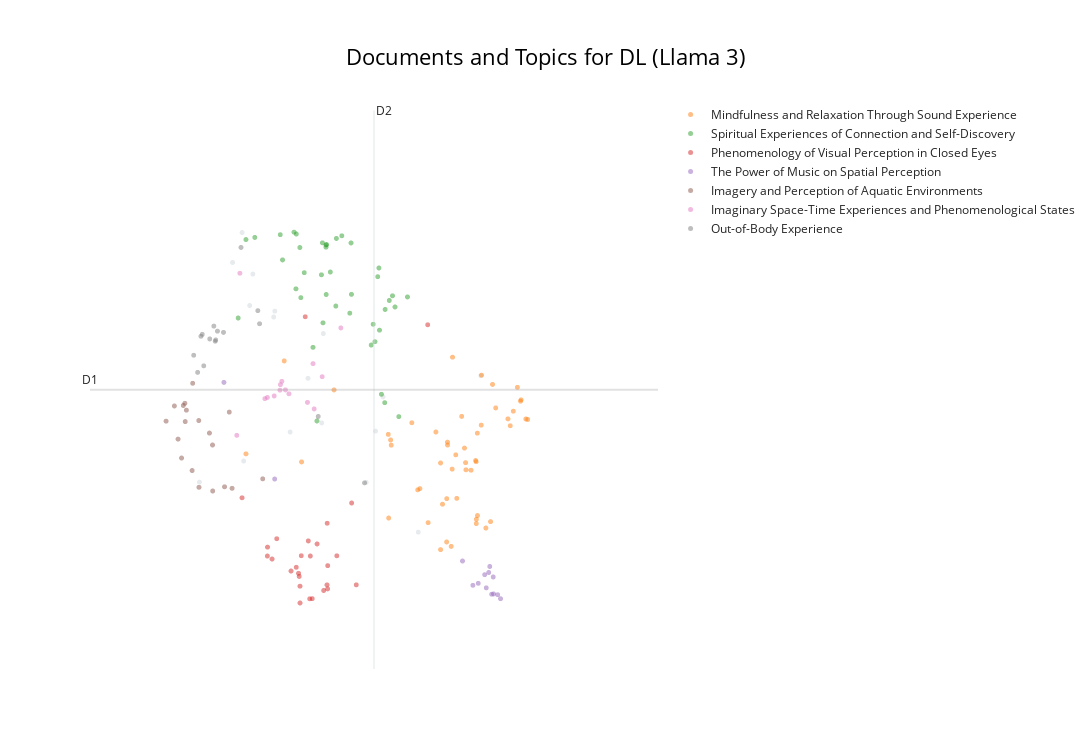
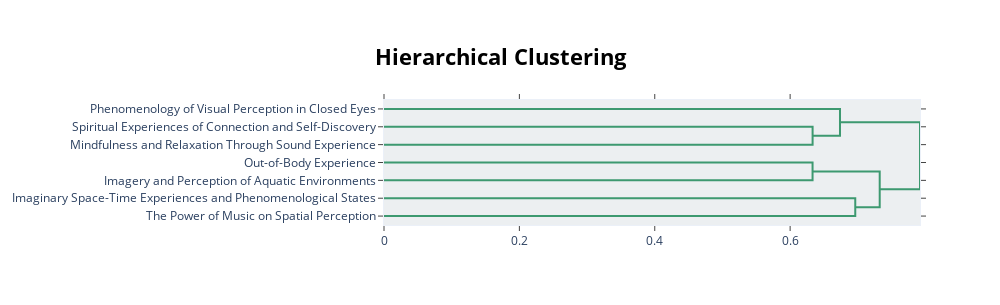

Here is the notebook cell these charts were saved with, in order:
### Markdown cell above
### Visualisation

### Code cell
# Basic visu (to compare with visu before LLM labelling)
display(topic_model.visualize_documents(df_reports, title=f"Documents and Topics for {condition} (Llama 3)",
hide_annotations=True, hide_document_hover=False, custom_labels=True))


# Datammaplot visu 
reduced_embeddings = UMAP(
    n_neighbors=int(chosen_params['n_neighbors']),
    n_components=2, #reduced embedding to 2D for visualization
    min_dist=float(chosen_params['min_dist']),
    metric='cosine',
    random_state=random_seed
).fit_transform(embeddings)

datamapplot.create_plot(
   reduced_embeddings,
   all_labels,
   label_font_size=15,
   title=f"{condition}: Topic representations with Llama 3",
   sub_title="Labeled with `llama-3-8b-instruct` (representations on reduced 2D embeddings)",
   label_wrap_width=20,
   use_medoids=True
)

# hierarchical visu
display(topic_model.visualize_hierarchy(custom_labels=True))

### Figure 1 — Plotly figure (JSON) as saved in the notebook; plotly's stock layout.template omitted (floating-point values rounded to 4 significant figures)
{"data": [{"hoverinfo": "text", "hovertext": ["I became a white egret from a dream last week.", "I was a little afraid at thinking of the gas chambers.", "I was struggling because my mind would go back to a string of thoughts, and to get out of it I had to take a very deep breath.", "I embraced my inner child, allowed it to sulk, scream and cry, coming out with a mix of intense feelings but knowing that I could handle them.", "It was so quick; in and then out.", "The thought of this not working\nbut in the dream\nin another place.", "There was a being there called Evelyn.", "Anxiety, loneliness, my inner child screaming for love, screeching.", "I saw concave and convex and the hot orange oscillating of being inside a volcano.", "I had a vision of string theory—that everything in the physical world is connected by invisible string particles and concatenations.", "My heart expanded and I opened my wings to hold the room.", "I was awake the whole time; I could not relax or switch off.", "I could see how we are all just little sensory machines moving through this realm, bumping off sounds, colours and emotions.", "I was everywhere... I saw my partner's nose, her eyes, her glasses, everything like a molecule of air given eyes.", "No one there, not even me.", "I then found myself returning to the world and countryside and gradually getting back to normal everyday life.", null], "marker": {"color": "#CFD8DC", "opacity": 0.5, "size": 5}, "mode": "markers+text", "name": "other", "showlegend": false, "type": "scattergl", "x": [9.062, 8.481, 10.4, 8.841, 11.8, 9.514, 7.76, 8.826, 8.394, 8.526, 8.372, 10.15, 10.9, 8.235, 9.538, 10.29, 9.318], "y": [8.161, 9.852, 8.632, 9.777, 8.913, 8.284, 7.493, 9.698, 7.774, 10.27, 10.83, 7.489, 6.825, 10.43, 9.477, 8.174, 8.88]}, {"hoverinfo": "text", "hovertext": ["Centered in body.", "Physically being the music, especially the percussion and the bass.", "I fell asleep and woke up with a fresh mindset.", "I want one of these at home.", "I had a very nice snooze, thank you.", "Breathing is hard.", "Vibration in visuals.", "Physical heaviness.", "More scope, mental acceptance, and peace.", "Strange lights and a sense of relaxation.", "The loneliness of the moon.", "I experienced a calmness, almost a nothingness, but it was relaxed and peaceful and soothing.", "The complexity of the brain can produce a limitless spectrum of experience, from depression to enlightenment.", "Some thoughts about mundane everyday things like work, but mainly felt relaxed and able to float into a dreamlike place.", "My mind began to wander and reflect on my dreams and goals in a relaxed way, whereas usually I am anxious.", "Relaxed and peaceful; felt the beats of the music.", "Very little, occasional passing thoughts of nothing much.", "Some visuals of trees, heat, sun-like experience.", "A jacuzzi of lightness.", "Physical lightness.", "The music conjured up images of Buddhists and other spiritual people...", "The music was both gentle and powerful.", "A doorway.", "Peacefulness and calm.", "Nothingness complete.", "Aware of sounds.", "Also abstract forms and pink and red colours.", "Windows into my busy life.", "This should be available for everyone all the time.", "So many different things.", "It was relaxing.", "A sense of place akin to home, almost a calling or draw to be submerged away from the world and in my own space where I could float and simply exist without any interruptions.", "At first, hearing gongs, I saw myself in Sammi Ling's Buddhist retreat and imagined myself totally relaxing and at peace.", "An acceptance of being in a stressful time, but self-jubilation and inspiration.", "A bird flying\ncoming closer\ncalm and at peace\na baby\na smiling relative.", "It was a beautiful experience of love, peace, harmony, togetherness and freedom.", "A bit hot to start.", "We have 86 billion neurons; no wonder we can have psychedelic experiences.", "Relaxed, just about to sleep when music or colour changed.", "Complete relaxation, peace of mind, and ready to face whatever happens.", "Everything packed into a tiny, insignificant thing.", "Deep relaxation, close to falling asleep.", "Helped me with my meditation journey.", "Very relaxing.", "Calming sounds, rising elation, curiosity and connection.", "Mind really quietened down.", "An unique experience that teaches us how simple it could be to reconnect with our primitive way to feel emotions through sounds and colours.", "Almost womb-like.", "Not sure what the purpose of it was except being with the music; certainly not induced to sleep/dream state as bpm too high.", "A swivelling vortex of sound."], "marker": {"opacity": 0.5, "size": 5}, "mode": "markers+text", "name": "Mindfulness and Relaxation Through Sound Experience", "text": ["", "", "", "", "", "", "", "", "", "", "", "", "", "", "", "", "", "", "", "", "", "", "", "", "", "", "", "", "", "", "", "", "", "", "", "", "", "", "", "", "", "", "", "", "", "", "", "", "", ""], "textfont": {"size": 12}, "type": "scattergl", "x": [12.26, 11.73, 10.51, 12.01, 11.58, 12.44, 11.22, 12.47, 11.32, 11.66, 8.977, 11.39, 10.92, 10.47, 10.5, 11.73, 11.39, 8.427, 12.19, 12.37, 11.87, 11.75, 12.22, 11.73, 11.52, 11.31, 12.38, 11.75, 11.8, 9.225, 11.59, 9.691, 11.94, 10.81, 11.31, 11.22, 11.97, 10.89, 11.45, 11.32, 11.81, 11.56, 11.15, 11.72, 11.25, 11.44, 11.04, 12.32, 10.48, 11.37], "y": [8.441, 6.939, 7.986, 8.484, 7.753, 8.336, 6.591, 8.33, 7.988, 7.652, 9.112, 7.667, 7.406, 8.131, 8.056, 6.997, 9.162, 7.87, 8.338, 8.574, 6.88, 7.046, 8.246, 7.766, 8.371, 6.694, 8.592, 8.147, 8.254, 7.763, 7.657, 8.724, 6.966, 8.286, 7.272, 7.749, 8.798, 7.39, 7.276, 8.027, 8.922, 7.947, 8.162, 7.781, 7.198, 7.857, 6.952, 8.759, 7.013, 6.635]}, {"hoverinfo": "text", "hovertext": ["Flashes of my past, seeing my lovely Mum.", "I felt the weight of the people in the room.", "This is a thought I had anyway during the dream machine.", "My thoughts were about connecting with others.", "Dopo ho visto una luce rosa luminosa ed ho provato un senso di amore e ho capito che I deserve love and to be loved.", "I couldn't stop the thinking process; I was trying to memorise the visuals and then trying to disconnect but couldn't; I wish I meditated more.", "I flew around the room touching everyone.", "I saw past experiences and reflected on my choices.", "I began to see the source, the light we all come from, the connection to everything.", "I felt connected.", "At some point started experimenting and trying to recall the images I liked.", "Then an overwhelming feeling of love and connection to everyone in the room.", "He told me we were doing important work that was our destiny.", "Like I am part of something bigger.", "Just my mind has been there.", "Looking to the past to analyse my future.", "I asked him how I was doing and about my husband.", "Still feeling it now.", "It was successful 50% of the time.", "Felt numb too.", "It was something very familiar to the soul but not... I experienced several emotions.", "We felt so much love.", "It filled my mind.", "I quite enjoyed the experience.", "Retrospective thoughts.", "I think I ought to experience it once more to see if it changes.", "The same set of thoughts occurred thrice, and I inhaled really deep to get past it.", "He told me he was Francis of Assisi.", "I had various flashing images of my memories; random events and people in my life kept popping up; nothing lingered, but lots of individual things happened in the memories.", "I was interested to see what would happen next!", "Ho provato compassione per me stessa e ho realizzato il mio negative self-talking.", "I love all of it; the feeling was amazing and I would come back.", "I wish I were here with George and that he created this experience for me.", "I arrived stressed, so it took a while to relax.", "My partner, Dad, my sister, niece and nephew, my friends.", "Initially, I was interested in how others were reacting around me.", "My thoughts have been to somewhere no one has been to.", "I can't realize how long that experience was.", "Pleasant, but should I be seeing something unexpected?", "I saw new scenes and reflected on opportunities.", "The moment I die, I want to feel this."], "marker": {"opacity": 0.5, "size": 5}, "mode": "markers+text", "name": "Spiritual Experiences of Connection and Self-Discovery", "text": ["", "", "", "", "", "", "", "", "", "", "", "", "", "", "", "", "", "", "", "", "", "", "", "", "", "", "", "", "", "", "", "", "", "", "", "", "", "", "", "", ""], "textfont": {"size": 12}, "type": "scattergl", "x": [10.25, 8.554, 9.446, 9.725, 9.117, 10.42, 8.427, 10.42, 8.952, 9.264, 10.28, 8.92, 9.525, 9.576, 9.533, 10.48, 9.803, 9.918, 9.638, 8.316, 9.145, 9.15, 9.215, 9.511, 10.57, 10.32, 10.37, 9.577, 10.23, 10.34, 10.34, 9.201, 9.579, 10.62, 9.584, 9.936, 9.39, 9.941, 10.75, 10.53, 9.717], "y": [9.602, 10.76, 8.31, 10.75, 10.83, 8.554, 10.73, 9.8, 10.46, 10.29, 9.369, 10.8, 10.69, 10.63, 9.62, 9.919, 10.78, 9.75, 10.3, 9.685, 10.07, 10.81, 9.957, 10.26, 9.832, 10.24, 8.667, 10.66, 9.324, 10.35, 9.523, 10.63, 9.999, 8.368, 10.67, 10.69, 9.293, 10.0, 9.967, 9.982, 9.845]}, {"hoverinfo": "text", "hovertext": ["After a while, I began to relax, and the changing colours made me feel safe and happy.", "I can't recognise the colour actually, but I can feel the light dimming.", "Had my eyes shut most of the time; was aware of colours changing.", "I didn't experience visual or aural so-called \"hallucinations\".", "The colours made patterns when I had my eyes closed—almost like a weave of colours in a woollen fabric.", "I did not experience visuals and colours.", "Interested to experience different darkness when different colours were projected.", "I saw a different colour to the lights that were in the centre when I closed my eyes.", "I did not see anything except for the flickering lights.", "Don't think the lights were in sync, too, to go with music well...", "I opened my eyes, but thought the centre lights were mild and not that impressive.", "We were told at the start that we could keep our eyes open, so I did a lot as I thought it was more of a light show, so I didn't get the whole idea or impact of flickering lights on closed eyes.", "Un cerchio non uniforme verde e blu che usciva da uno spazio nero: in quel momento percepivo questo come un simbolo di me stessa che scevo.", "Otherwise, interesting but confusing experience, not much visions either.", "It was near impossible to keep my eyes open.", "The colours behind my closed eyes swapped to the opposite colour or the colour spectrum of that on the screen.", "The colours I saw when my eyes were shut were very brief, fleeting and nebulous hues, no specific patterns.", "Once I went past that it was blank.", "Towards the end, maybe a quarter, I started having really intense visuals of ripples and looking up into a tower.", "It was a bit weird; I know that my brain is trying to create something by itself; I felt different things based on the colour.", "Got many vivid visions, saw lots of colours, my bedroom, old TV shows, video games, cities...", "I saw a grey pulsing heart float across my mind.", "I had no sense of the grating sounds towards the end except they were the colour turquoise, which gradually turned to black and nothingness.", "Un cerchio giallo con i contorni rossi che si ingrandiva a seconda del mio respiro.", "I mostly saw grey geometric shapes.", "I enjoyed the colours on the ceiling.", "It was dark, but also a brilliant blue."], "marker": {"opacity": 0.5, "size": 5}, "mode": "markers+text", "name": "Phenomenology of Visual Perception in Closed Eyes", "text": ["", "", "", "", "", "", "", "", "", "", "", "", "", "", "", "", "", "", "", "", "", "", "", "", "", "", ""], "textfont": {"size": 12}, "type": "scattergl", "x": [9.593, 9.379, 9.352, 9.731, 9.221, 9.601, 9.343, 9.191, 9.543, 10.01, 9.599, 9.591, 8.802, 11.04, 9.944, 9.182, 9.149, 9.278, 8.371, 9.074, 9.323, 8.737, 9.203, 8.735, 8.869, 9.449, 9.203], "y": [6.944, 5.937, 6.506, 6.509, 6.51, 6.377, 5.934, 6.234, 6.046, 6.121, 6.067, 6.121, 6.466, 9.595, 7.214, 6.275, 6.356, 9.702, 7.284, 6.306, 6.708, 6.625, 6.103, 6.506, 6.737, 6.667, 5.879]}, {"hoverinfo": "text", "hovertext": ["The music took me on a whole journey; I was completely surrounded.", "Emptiness in my mind; I was consumed by the power of the music.", "My visual experience would change a lot with the music.", "As the music's pace and volume increased, I saw horses galloping at increasing speed and, at some point, I was on a horse too.", "I tried to really focus on the listening, and in doing so the music and my imagination took me to different places.", "Punctuated by the audio as it heightened and when it was most loud.", "As the pace gathered further, I was on a train, speeding through countryside, then through time and space until the music reached a climax.", "Music wasn't just in the space, it was the space.", "I became more and more relaxed as the music progressed further with its journey.", "Thick, hot air saturated with the soundwaves which I was inhaling.", "I watched the room rise and fall with the music.", "At times I felt transported to a meadow full of flowers in spring, and then the sound of the bells took me to a mountaintop.", "Quando la musica è diventata intensa ho provato ansia e paura e questo ha rafforzato la mia depressione.", "At one point I think I was milking a cow in a field with someone playing the piano."], "marker": {"opacity": 0.5, "size": 5}, "mode": "markers+text", "name": "The Power of Music on Spatial Perception", "text": ["", "", "", "", "", "", "", "", "", "", "", "", "", ""], "textfont": {"size": 12}, "type": "scattergl", "x": [11.98, 11.85, 11.93, 12.04, 11.91, 11.54, 11.98, 11.76, 11.88, 8.111, 11.95, 8.84, 11.68, 12.08], "y": [6.226, 6.257, 6.367, 5.989, 6.286, 6.44, 6.0, 6.141, 6.081, 8.825, 5.996, 7.534, 6.115, 5.936]}, {"hoverinfo": "text", "hovertext": ["I saw a lot of imagery and colours, especially images of water, ripples of water, snowscapes, drops of water falling.", "I was in a land (not anywhere on Earth); it was another planet, with animals, but they were not the usual colours—a yellow elephant, a blue gorilla.", "I saw myself flaring, whirling, in water, in the air, becoming one with what I floated in.", "A sense of truth, the ocean and the beach, sunrise and sunsets, and further along into space and finally back to the deepest ocean.", "I saw some different landscapes.", "I saw a lot of animals, ones which I used to not like, like reptiles, but this time I liked them and they seemed adorable.", "I wasn't drowning; instead, it felt like that's where I was meant to be.", "Then things changed and it became very pink and I was in the clouds.", "It felt like I was deep in the ocean.", "First drowning in that sound, then learning how to swim and enjoy it and heal.", "And it also felt like being inside an ocean.", "I felt like being at water first, then in the womb, then the birth and the light of this world, also at some point being in a bee's panel.", "I went on a train, underwater, saw seas of colour and pulsing shapes.", "I turned into a mermaid and watched them on the land as I swam away with turtles and fishes.", "Places and waves and an animal.", "We then started gently running towards the sea.", "I saw a starry night and being in blue, warm water and a blue butterfly.", "I met a being, long and blue, with not much of a defined form.", "Then I became a manta ray and drifted."], "marker": {"opacity": 0.5, "size": 5}, "mode": "markers+text", "name": "Imagery and Perception of Aquatic Environments", "text": ["", "", "", "", "", "", "", "", "", "", "", "", "", "", "", "", "", "", ""], "textfont": {"size": 12}, "type": "scattergl", "x": [8.228, 7.654, 7.551, 7.903, 8.668, 7.503, 7.4, 8.188, 7.572, 7.281, 7.528, 7.663, 8.12, 7.453, 7.948, 7.555, 7.95, 7.753, 7.75], "y": [7.41, 7.648, 8.546, 8.148, 7.537, 7.815, 8.51, 8.428, 8.454, 8.307, 8.517, 8.813, 7.43, 8.068, 7.989, 8.302, 7.375, 7.424, 8.315]}, {"hoverinfo": "text", "hovertext": ["Some visuals of space and deep ocean.", "Flying through a lot of shapes, light, space.", "An experience like time travelling, or as I imagine it.", "Constant thoughts coming towards me as I batted them away into the sky.", "The feeling of freedom, of being in time and space.", "Reminded me of 2001: Space Odyssey.", "Floating in space.", "I saw everything, the universe, the multiverse, all of time, and emerged in someone's sleeve.", "My mind is a jellyfish, suspended in space.", "It felt like a journey through the cosmos.", "I don't feel the time.", "Travelling at the speed of light as galaxies whizz past.", "I thought I was drifting in space.", "It is like I am in a dream, in a movie.", "I made up stories in my head in a narrative way, imagining being on a spaceship with aliens communicating via sounds and colours, and this was nice escapism from stress."], "marker": {"opacity": 0.5, "size": 5}, "mode": "markers+text", "name": "Imaginary Space-Time Experiences and Phenomenological States", "text": ["", "", "", "", "", "", "", "", "", "", "", "", "", "", ""], "textfont": {"size": 12}, "type": "scattergl", "x": [8.296, 8.833, 9.39, 9.044, 9.522, 8.994, 8.699, 8.34, 8.735, 8.943, 9.789, 8.922, 8.916, 9.31, 9.407], "y": [8.118, 8.644, 9.076, 8.672, 8.901, 8.725, 8.608, 10.28, 8.624, 8.839, 9.553, 8.795, 8.721, 8.558, 8.471]}, {"hoverinfo": "text", "hovertext": ["I tried hard to immerse myself into the dream state but failed.", "I felt like my body was light and fuzzy, like I wasn't sitting on anything.", "It felt like a drug trip at some points.", "Detachment, as though my body was in one box, mind in another, and my anxiety came from that lack of control.", "I felt like my body kept sinking or dropping to another level... into the seat and into itself.", "I also felt numb and tingly throughout it at different points.", "There is a moment... I feel like I was drawn back to my body and the environment.", "Then it felt like a type of death experience as I descended into the underworld.", "Towards the end, in darkness, I felt I was being wrapped in metal, in strips.", "At that point, I felt I'd left my body—fully immersed in the sound and light.", "I felt intensely anxious and a bit suffocated but also knowing that I've got this.", "Felt like I had a pee without peeing.", "I felt myself go down through the layers of the earth into a moss land.", "Felt as though I was moving through a tunnel at first.", "Woman next to me was sniffing, so I had to move and it was difficult to get back in.", "I also felt like I was dreaming of random objects and my mind started to create stories like it does when I am dreaming."], "marker": {"opacity": 0.5, "size": 5}, "mode": "markers+text", "name": "Out-of-Body Experience", "text": ["", "", "", "", "", "", "", "", "", "", "", "", "", "", "", ""], "textfont": {"size": 12}, "type": "scattergl", "x": [10.13, 7.994, 8.018, 8.623, 7.907, 7.966, 7.734, 7.782, 7.8, 7.822, 8.598, 8.105, 7.678, 7.986, 8.356, 9.464], "y": [7.483, 9.392, 9.509, 9.608, 9.405, 9.577, 8.959, 9.441, 9.467, 9.046, 9.783, 9.493, 9.188, 9.375, 10.63, 8.37]}], "layout": {"annotations": [{"showarrow": false, "text": "D1", "x": 6.189, "y": 8.727, "yshift": 10}, {"showarrow": false, "text": "D2", "x": 10.27, "xshift": 10, "y": 12.46}], "height": 750, "shapes": [{"line": {"color": "#CFD8DC", "width": 2}, "type": "line", "x0": 10.27, "x1": 10.27, "y0": 4.997, "y1": 12.46}, {"line": {"color": "#9E9E9E", "width": 2}, "type": "line", "x0": 6.189, "x1": 14.34, "y0": 8.727, "y1": 8.727}], "title": {"font": {"color": "Black", "size": 22}, "text": "Documents and Topics for DL (Llama 3)", "x": 0.5, "xanchor": "center", "yanchor": "top"}, "width": 1200, "xaxis": {"visible": false}, "yaxis": {"visible": false}}}

### Figure 2 — Plotly figure (JSON) as saved in the notebook; plotly's stock layout.template omitted (floating-point values rounded to 4 significant figures)
{"data": [{"hoverinfo": "text", "marker": {"color": "rgb(61,153,112)"}, "mode": "lines", "type": "scatter", "x": [0.0, 0.6332, 0.6332, 0.0], "xaxis": "x", "y": [-15.0, -15.0, -25.0, -25.0], "yaxis": "y"}, {"hoverinfo": "text", "marker": {"color": "rgb(61,153,112)"}, "mode": "lines", "type": "scatter", "x": [0.0, 0.6736, 0.6736, 0.6332], "xaxis": "x", "y": [-5.0, -5.0, -20.0, -20.0], "yaxis": "y"}, {"hoverinfo": "text", "marker": {"color": "rgb(61,153,112)"}, "mode": "lines", "type": "scatter", "x": [0.0, 0.6331, 0.6331, 0.0], "xaxis": "x", "y": [-35.0, -35.0, -45.0, -45.0], "yaxis": "y"}, {"hoverinfo": "text", "marker": {"color": "rgb(61,153,112)"}, "mode": "lines", "type": "scatter", "x": [0.0, 0.6962, 0.6962, 0.0], "xaxis": "x", "y": [-55.0, -55.0, -65.0, -65.0], "yaxis": "y"}, {"hoverinfo": "text", "marker": {"color": "rgb(61,153,112)"}, "mode": "lines", "type": "scatter", "x": [0.6331, 0.7323, 0.7323, 0.6962], "xaxis": "x", "y": [-40.0, -40.0, -60.0, -60.0], "yaxis": "y"}, {"hoverinfo": "text", "marker": {"color": "rgb(61,153,112)"}, "mode": "lines", "type": "scatter", "x": [0.6736, 0.7918, 0.7918, 0.7323], "xaxis": "x", "y": [-12.5, -12.5, -50.0, -50.0], "yaxis": "y"}], "layout": {"autosize": false, "height": 305, "hoverlabel": {"bgcolor": "white", "font": {"family": "Rockwell", "size": 16}}, "hovermode": "closest", "plot_bgcolor": "#ECEFF1", "showlegend": false, "title": {"font": {"color": "Black", "size": 22}, "text": "<b>Hierarchical Clustering</b>", "x": 0.5, "xanchor": "center", "yanchor": "top"}, "width": 1000, "xaxis": {"mirror": "allticks", "rangemode": "tozero", "showgrid": false, "showline": true, "showticklabels": true, "ticks": "outside", "type": "linear", "zeroline": false}, "yaxis": {"mirror": "allticks", "range": [-70, 0], "rangemode": "tozero", "showgrid": false, "showline": true, "showticklabels": true, "tickmode": "array", "ticks": "outside", "ticktext": ["Phenomenology of Visual Perception in Closed Eyes", "Spiritual Experiences of Connection and Self-Discovery", "Mindfulness and Relaxation Through Sound Experience", "Out-of-Body Experience", "Imagery and Perception of Aquatic Environments", "Imaginary Space-Time Experiences and Phenomenological States", "The Power of Music on Spatial Perception"], "tickvals": [-5, -15, -25, -35, -45, -55, -65], "type": "linear", "zeroline": false}}}
